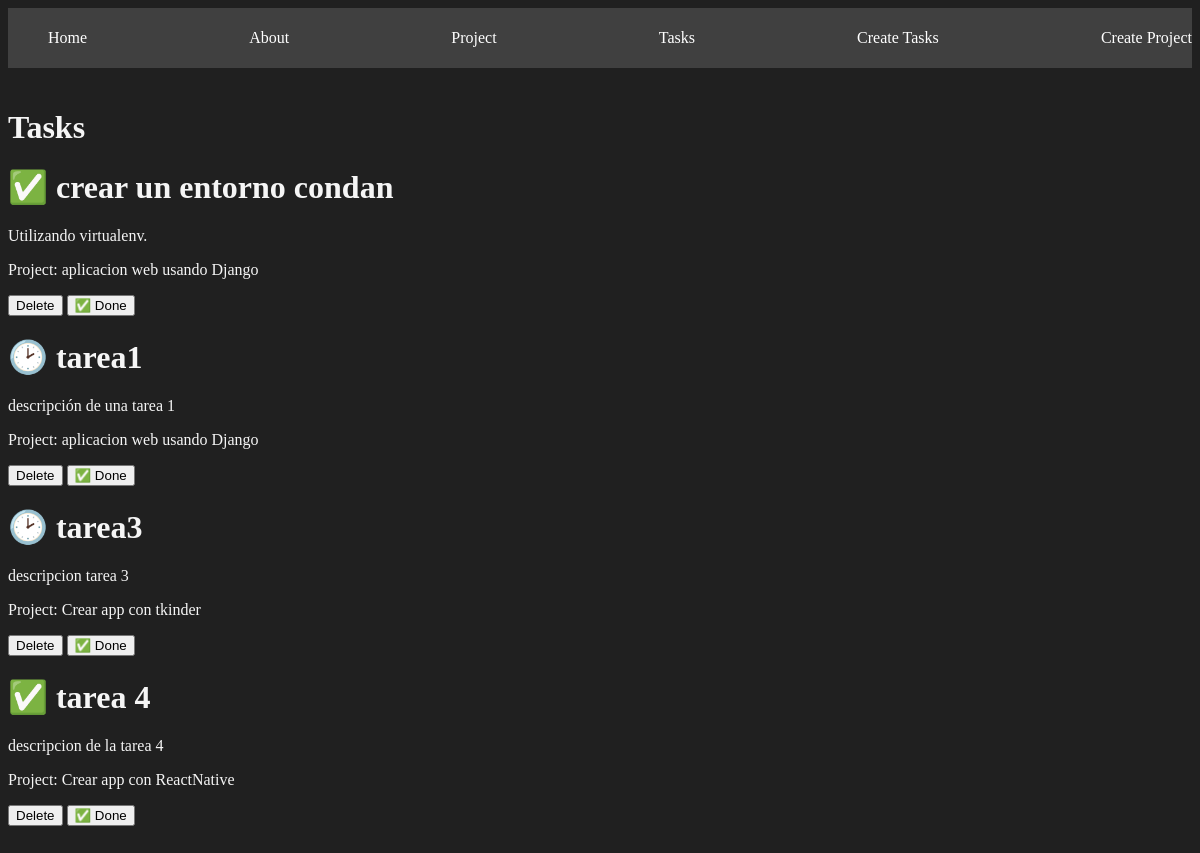
The page /tasks/ on the database as committed earlier.
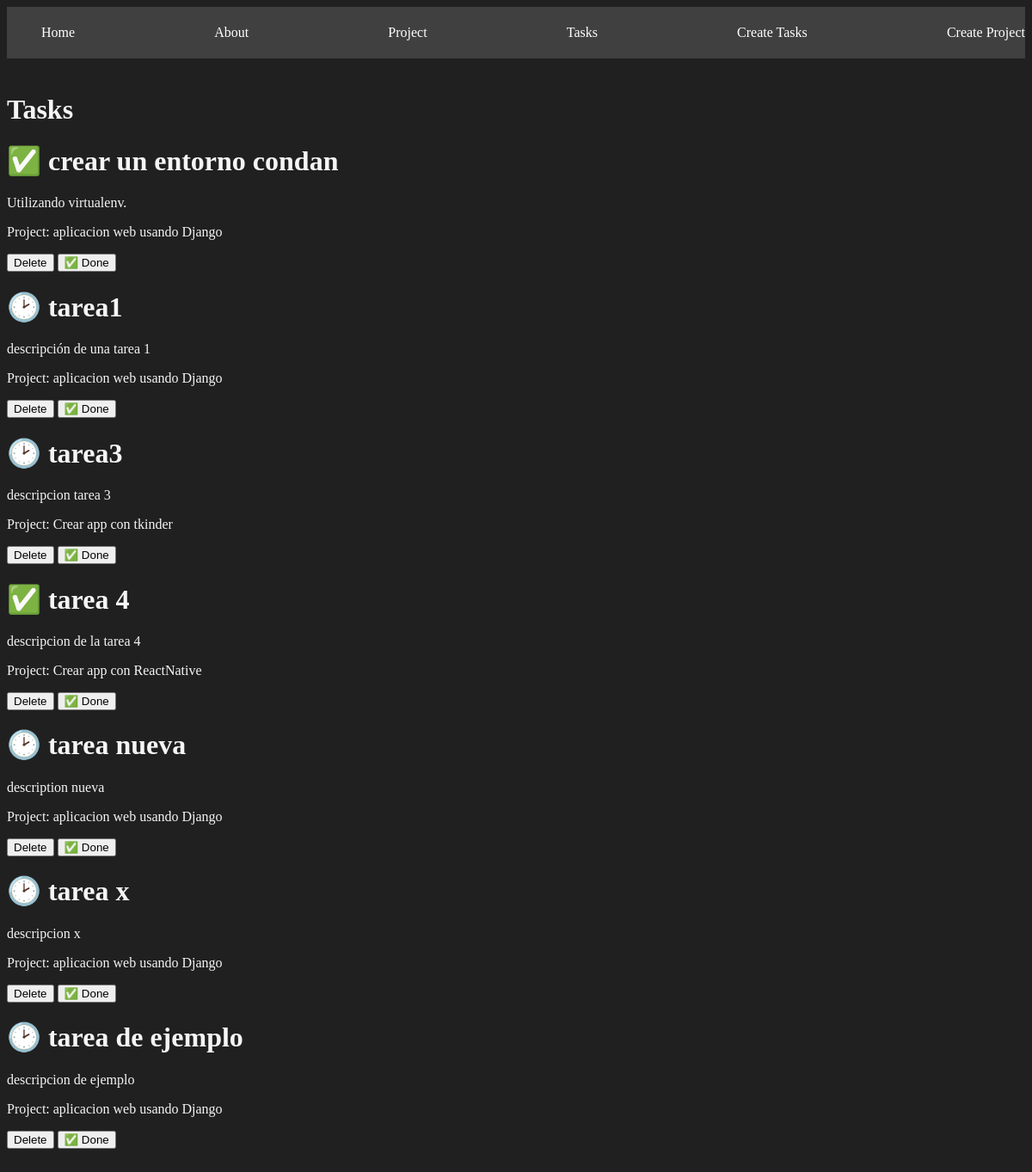
The same page on the database as committed later.
### myapp/models.py (models this page shows, shortened)
class Task(models.Model):
    title = models.CharField(max_length=200)
    description = models.TextField()
    project = models.ForeignKey(Project, on_delete=models.CASCADE)
    done =  models.BooleanField(default=False)

class Project(models.Model):
    name = models.CharField(max_length=200)
    def __str__(self):
        return self.name

### myapp/views.py (the view)
# urls.py: path('tasks/', views.tasks, name="tasks"),
def tasks(request):
    tasks = Task.objects.all()
    return render(request, 'tasks/tasks.html', {
        'tasks':tasks
    })

### myapp/templates/tasks/tasks.html
{% extends 'layouts/base.html' %}
{% block content %}
<h1>Tasks</h1>
{% for task in tasks %}
<div>
    <h1>{% if task.done == False %} 🕑 {% else %} ✅ {% endif %} {{task.title}}</h1>
    <p>{{task.description}}</p>
    <p>Project: {{task.project}}</p>
    <button>Delete</button>
    <button>
        ✅ Done
    </button>
</div>
{% endfor %}
{% endblock %}

Rows that differ between the two databases and show on the page:
added Task: title "tarea nueva", description "description nueva", project "aplicacion web usando Django"
added Task: title "tarea x", description "descripcion x", project "aplicacion web usando Django"
added Task: title "tarea de ejemplo", description "descripcion de ejemplo", project "aplicacion web usando Django"
